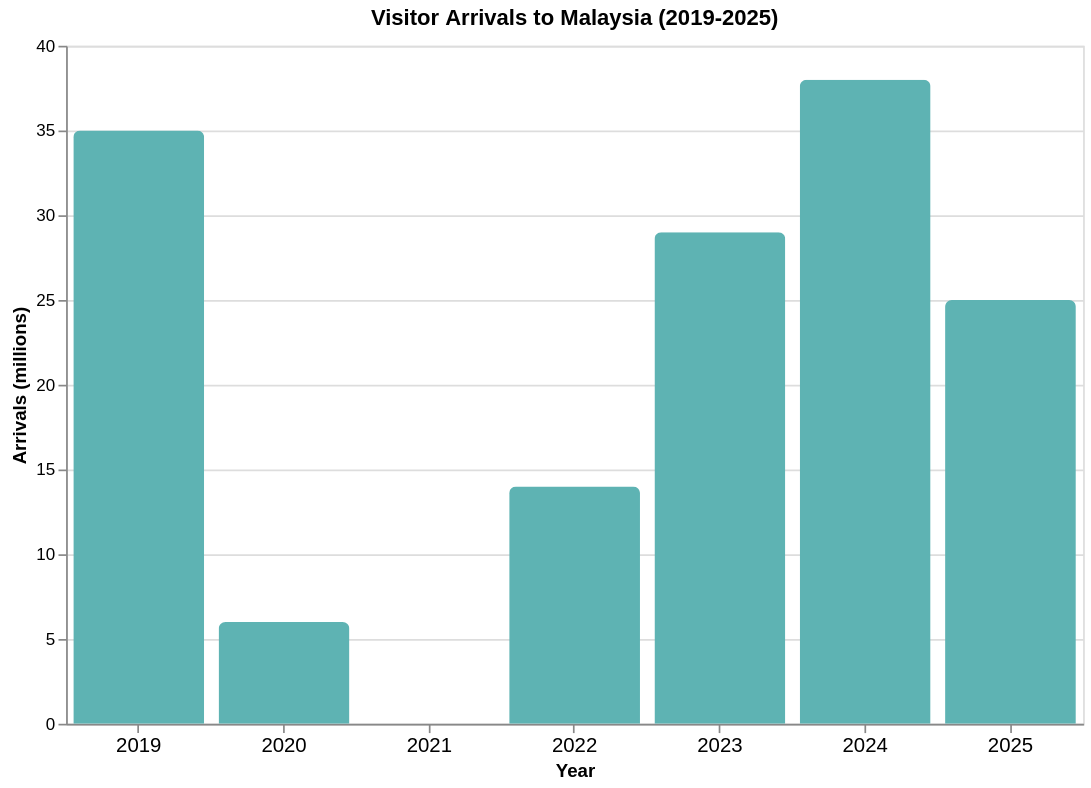

Vega-Lite specification stored for this chart:
### Vega-Lite specification from a JSON file in a GitHub repository (floating-point values rounded to 4 significant figures)
{"$schema": "https://vega.github.io/schema/vega-lite/v5.json", "title": "Visitor Arrivals to Malaysia (2019-2025)", "width": 600, "height": 400, "data": {"values": [{"Year": 2019, "Category": "Visitors", "Arrivals_millions": 35.0}, {"Year": 2020, "Category": "Visitors", "Arrivals_millions": 6.0}, {"Year": 2021, "Category": "Visitors", "Arrivals_millions": 0.0}, {"Year": 2022, "Category": "Visitors", "Arrivals_millions": 14.0}, {"Year": 2023, "Category": "Visitors", "Arrivals_millions": 29.0}, {"Year": 2024, "Category": "Visitors", "Arrivals_millions": 38.0}, {"Year": 2025, "Category": "Visitors", "Arrivals_millions": 25.0}, {"Year": 2019, "Category": "Tourists", "Arrivals_millions": 26.1}, {"Year": 2020, "Category": "Tourists", "Arrivals_millions": 4.3}, {"Year": 2021, "Category": "Tourists", "Arrivals_millions": 0.0}, {"Year": 2022, "Category": "Tourists", "Arrivals_millions": 10.1}, {"Year": 2023, "Category": "Tourists", "Arrivals_millions": 20.1}, {"Year": 2024, "Category": "Tourists", "Arrivals_millions": 26.3}, {"Year": 2025, "Category": "Tourists", "Arrivals_millions": 17.2}, {"Year": 2019, "Category": "Excursionists", "Arrivals_millions": 8.9}, {"Year": 2020, "Category": "Excursionists", "Arrivals_millions": 1.7}, {"Year": 2021, "Category": "Excursionists", "Arrivals_millions": 0.0}, {"Year": 2022, "Category": "Excursionists", "Arrivals_millions": 3.9}, {"Year": 2023, "Category": "Excursionists", "Arrivals_millions": 8.9}, {"Year": 2024, "Category": "Excursionists", "Arrivals_millions": 11.7}, {"Year": 2025, "Category": "Excursionists", "Arrivals_millions": 7.8}]}, "params": [{"name": "CategorySelection", "value": "Visitors", "bind": {"input": "select", "options": ["Visitors", "Tourists", "Excursionists"], "name": "Category: "}}], "transform": [{"filter": "datum.Category == CategorySelection"}], "mark": {"type": "bar", "tooltip": true, "cornerRadiusEnd": 4, "color": "#5EB3B3"}, "encoding": {"x": {"field": "Year", "type": "ordinal", "axis": {"labelAngle": 0, "title": "Year", "labelFontSize": 12}}, "y": {"field": "Arrivals_millions", "type": "quantitative", "axis": {"title": "Arrivals (millions)", "grid": true}}, "tooltip": [{"field": "Year", "type": "ordinal", "title": "Year"}, {"field": "Category", "type": "nominal", "title": "Category"}, {"field": "Arrivals_millions", "type": "quantitative", "title": "Arrivals (millions)", "format": ".1f"}]}}
